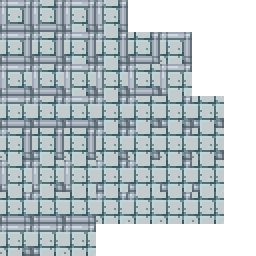
#> input picture art/originals/shielded_glass_connected.png, 128 x 128 px (shown 2 times larger)
$ python gridprobe.py ../originals/shielded_glass_connected.png
#> lines starting #> are read from the running program, lines starting #| are printed output that depends on the picture
import sys
from PIL import Image
import numpy as np


def edges_period(a, axis):
    d = np.abs(np.diff(a.astype(int), axis=axis)).sum(axis=2)
    prof = d.sum(axis=1 - axis) if axis == 0 else d.sum(axis=0)
    prof = prof - prof.mean()
    best, bp = 0, 0
    for p in range(8, 96):
        s = 0
        for off in range(p):
            s = max(s, prof[off::p].sum())
        if s / (len(prof) / p) > best:
            best, bp = s / (len(prof) / p), p
    return bp


def native_period(a):
    d = np.abs(np.diff(a.astype(int), axis=1)).sum(axis=2).sum(axis=0)
    idx = np.where(d > d.mean() * 2)[0]
    gaps = np.diff(idx)
    gaps = gaps[gaps > 3]
    return np.median(gaps) if len(gaps) else None


im = np.array(Image.open(sys.argv[1]).convert("RGB"))
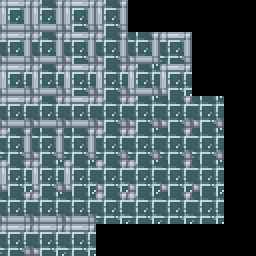
#> im: shape (128, 128, 3) (shown 2 times larger); mean R, G, B 78.7, 96.3, 101.6
d = np.abs(np.diff(im.astype(int), axis=1)).sum(axis=2).sum(axis=0)
#> d = 127 values, max 27657 at index 52, min 0 at index 5, mean 7970.9
idx = np.where(d > d.mean() * 1.5)[0]
#> idx = 38 values from 2 to 111
gaps = np.diff(idx)
#> gaps = 37 values, max 7 at index 2, min 1 at index 0, mean 2.95
gaps = gaps[gaps > 2]
#> gaps = [7, 4, 7, 4, 7, 4, 7, 3, 4, 7, 7, 7, 3, 4, 7, 3]
vals, counts = np.unique(gaps, return_counts=True)
#> vals = [3, 4, 7]; counts = [3, 5, 8]
top = sorted(zip(counts, vals), reverse=True)[:8]
#> top = [(8, 7), (5, 4), (3, 3)]
print("edge gap histogram (count, px):", top)
#| edge gap histogram (count, px): [(8, 7), (5, 4), (3, 3)]
